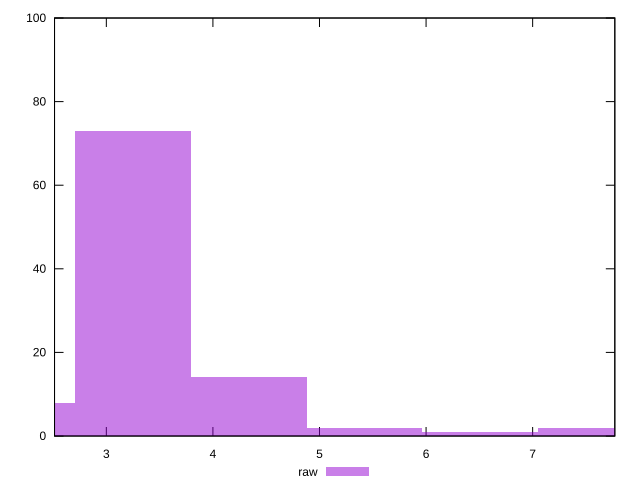

This figure's gnuplot source:
reset

$raw <<EOF
3.252523311462097 73
4.336697748616129 14
5.420872185770161 2
2.1683488743080646 8
6.505046622924194 1
7.589221060078226 2
EOF

set key outside below
set boxwidth 1.0841744371540323
set xrange [2.514:7.771]
set yrange [0:100]
set trange [0:100]
set style fill transparent solid 0.5 noborder
set terminal svg size 640, 490 enhanced background rgb 'white'
set output "report_00009_2021-02-08T22-37-41.559Z/server-response-time/samples/pages+cached+noadtech+nomedia/raw/histogram.svg"

plot $raw title "raw" with boxes

reset
